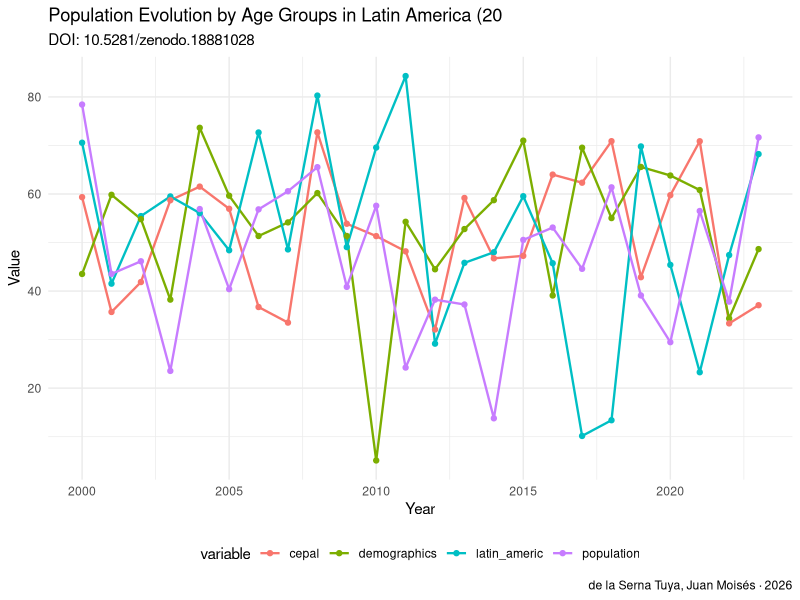

This figure's R source:
# analysis.R — Population Evolution by Age Groups in Latin America (2000-2023): Dataset by Country and Age Cohort
# DOI: 10.5281/zenodo.18881028
# Author: de la Serna Tuya, Juan Moisés · ORCID: 0000-0002-8401-8018
# License: CC0 1.0

# ── SETUP ──────────────────────────────────────────────────────────────────
# Install required packages if needed:
# install.packages(c("readr","ggplot2","dplyr","tidyr"))

library(readr)
library(ggplot2)
library(dplyr)

# ── LOAD DATA ──────────────────────────────────────────────────────────────
# Download dataset from: https://doi.org/10.5281/zenodo.18881028
# df <- read_csv("dataset.csv")

# Example with synthetic data
set.seed(42)
years <- 2000:2023
df <- data.frame(
  year = years,
    latin_americ = rnorm(length(years), 50, 15),
  population = rnorm(length(years), 50, 15),
  demographics = rnorm(length(years), 50, 15),
  cepal = rnorm(length(years), 50, 15),
  stringsAsFactors = FALSE
)

cat("Dataset: Population Evolution by Age Groups in Latin Americ\n")
cat("DOI: 10.5281/zenodo.18881028\n")
cat("Dimensions:", nrow(df), "x", ncol(df), "\n\n")
print(head(df))
print(summary(df))

# ── VISUALIZATION ──────────────────────────────────────────────────────────
# Temporal trend
p1 <- df %>%
  tidyr::pivot_longer(-year, names_to="variable", values_to="value") %>%
  ggplot(aes(x=year, y=value, color=variable)) +
  geom_line(size=0.8) +
  geom_point(size=1.5) +
  labs(title="Population Evolution by Age Groups in Latin America (20",
       subtitle="DOI: 10.5281/zenodo.18881028",
       x="Year", y="Value",
       caption="de la Serna Tuya, Juan Moisés · 2026") +
  theme_minimal() +
  theme(legend.position="bottom")

ggsave("figures/analysis_output_r.png", p1, width=10, height=6, dpi=150)
cat("\nFigure saved: figures/analysis_output_r.png\n")

# ── CITATION ───────────────────────────────────────────────────────────────
cat("\nCitation:\n")
cat("de la Serna Tuya, Juan Moisés (2026). Population Evolution by Age Groups in Latin America (2000-2023): Datas. Zenodo. https://doi.org/10.5281/zenodo.18881028\n")
